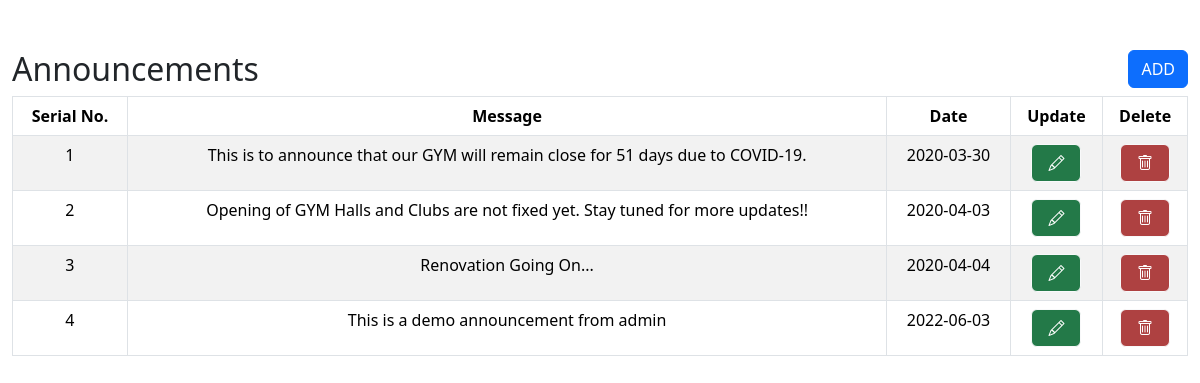
/crudapp/mihir/announcement/index.php, run on the app's committed database.
### tables this page shows
CREATE TABLE `announcements`(
  `id` int(11) NOT NULL AUTO_INCREMENT,
  `admin_id` int(11) NOT NULL DEFAULT 1,
  `message` varchar(100) NOT NULL,
  `date` date NOT NULL,
   PRIMARY KEY (id),
   FOREIGN KEY (admin_id) REFERENCES admin(admin_id)
);

### crudapp/mihir/announcement/index.php (the view, shortened to what this page needs)
<div class="scroll-bg">
    <div>
        <div class="scroll-object">
            <?php include("header.php");?>
            <?php include("dbcon.php");?>
                <div class="box-1">
                <h2>Announcements</h2>
                <button type="button" class="btn btn-primary" data-bs-toggle="modal" data-bs-target="#exampleModal">
                    ADD
                </button>
                </div>
                <table class="table table-hover table-bordered table-striped" style="text-align: center;">
                    <thead>
                        <tr>
                            <th>Serial No.</th>
                            <th>Message</th>
                            <th>Date</th>
                            <th>Update</th>
                            <th>Delete</th>
                        </tr>
                    </thead>
                    <tbody>
                        <?php
                        $query = "SELECT * FROM `announcements`";
                        $result = mysqli_query($connection, $query);
                        if(!$result){
                            die("query failed".mysqli_error($connection));
                        }
                        else{
                            while($row = mysqli_fetch_assoc($result)){
                            ?>
                                <tr>
                                    <td><?php echo $row['id']?></td>
                                    <td><?php echo $row['message']?></td>
                                    <td><?php echo $row['date']?></td>
                                    <td><a href="update_page_1.php?id=<?php echo $row['id']?>" class="mybtn1 btn btn-light btn-small"><i class="bi bi-pencil" style="padding: 4px;"></i></a></td>
                                    <td><a href="delete_page.php?id=<?php echo $row['id']?>" class="mybtn2 btn btn-light btn-small"><i class="bi bi-trash" style="padding: 4px;"></i></a></td>
                                </tr>
                            <?php
                            }
                        }
                        ?>
                    </tbody>
                </table>
            <?php include("footer.php"); ?>
        </div>
    </div>
</div>

### crudapp/mihir/announcement/style.css (style rules this page uses)
.box-1 h2 { float: left; }
.box-1 button { float: right; }
.mybtn1 { color: white; background-color: rgb(35, 121, 72); }
.mybtn2 { color: white; background-color: #ae4141; }

### data on the page
announcements: id "1", message "This is to announce that our GYM will remain close for 51 days due to COVID-19.", date "2020-03-30"
announcements: id "2", message "Opening of GYM Halls and Clubs are not fixed yet. Stay tuned for more updates!!", date "2020-04-03"
announcements: id "3", message "Renovation Going On...", date "2020-04-04"
announcements: id "4", message "This is a demo announcement from admin", date "2022-06-03"
